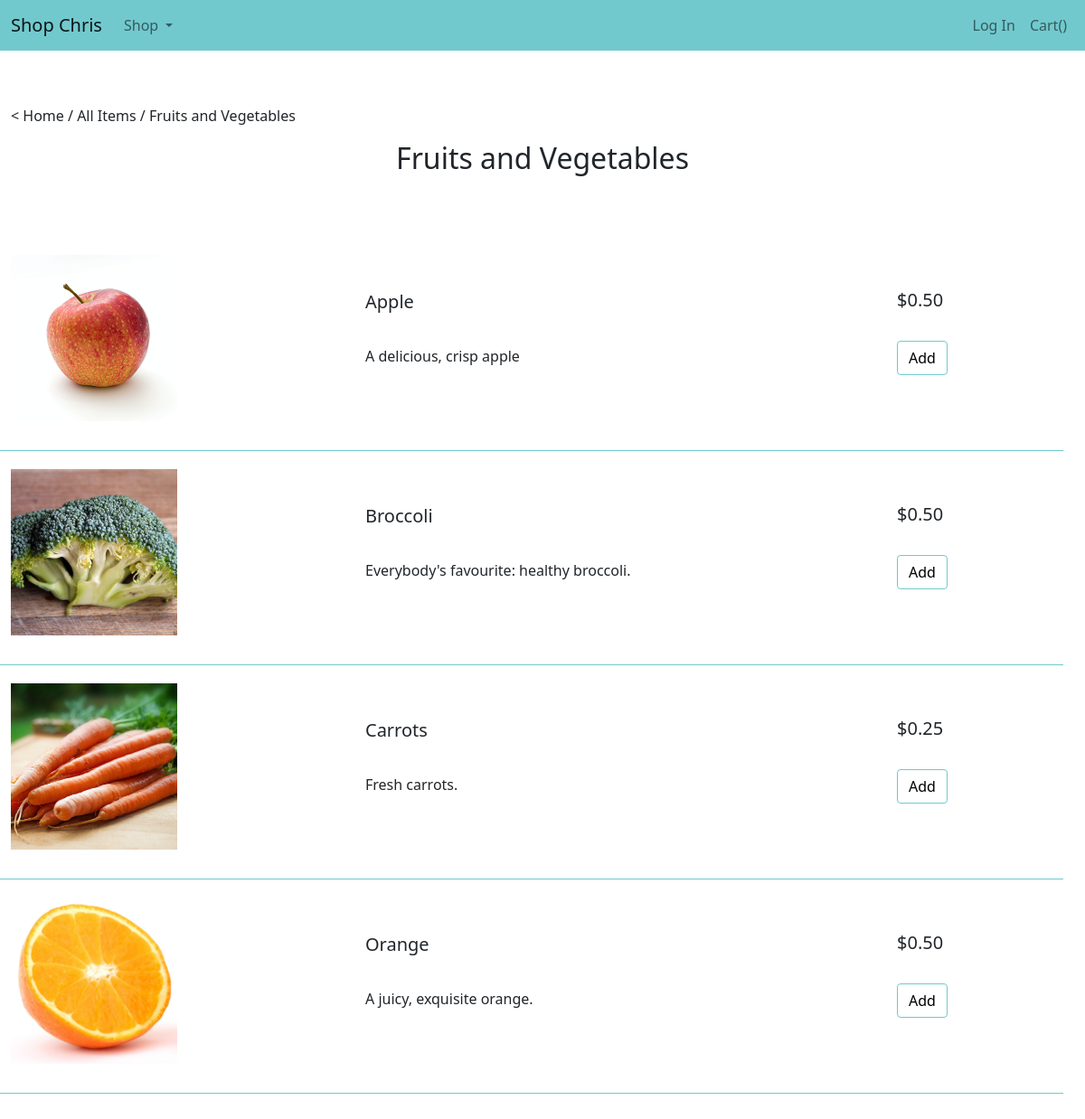
Page /shop/category/Fruits and Vegetables on the committed database.
### shop/models.py (models this page shows)
class Category(models.Model):
    category = models.CharField(max_length=50, unique=True)
    img = models.ImageField(upload_to="images/")
    def __str__(self):
        return f"{self.category}"

class Product(models.Model):
    name = models.CharField(max_length=50, unique=True)
    category = models.ForeignKey(Category, on_delete=models.CASCADE, related_name="products_in_category")
    description = models.CharField(max_length=1000)
    price = models.DecimalField(max_digits=6, decimal_places=2)
    img = models.ImageField(upload_to="images/")
    def __str__(self):
        return f"Name: {self.name}, Category: {self.category}, Description: {self.description}, Price: {self.price}"

### shop/views.py (the view)
# urls.py: path("category/<str:category>", views.category, name="category"),
def category(request, category):
    products = Product.objects.all().order_by('name')
    product_list_for_cat = []
    for product in products:
        if str(product.category) == category:
            product_list_for_cat.append(product)
    print(product_list_for_cat)
    return render(request, "shop/products_by_category.html", {
        "category": category,
        "products": product_list_for_cat
    })

### shop/context_processors.py (called while the page is built)
def extras(request):
    categories = Category.objects.all().order_by('category')
    return {'categories': categories}

### shop/templates/shop/products_by_category.html
{% extends "shop/base.html" %}
{% block content %}
<div class="container-fluid items-container">
    <p>< <a class="link-unstyled black-hyperlink" href="{% url 'shop:index' %}">Home</a>
        / <a class="link-unstyled black-hyperlink" href="{% url 'shop:all_products' %}">All Items</a>
        / {{ category }}
    </p>
    <h2> {{ category }}</h2>
</div>
<form method="post" action="#">
    <div class="container-fluid items-container">
    {% for product in products %}
        <div class="row product-item-border">
            <div class="col-lg-4">
                <a href="{% url 'shop:product' product=product.name %}">
                    <img class="category-image-thumbnail" src="/media/images/{{product.name}}.jpg">
                </a>
            </div>
            <div class="col-lg-6 cold-md-7">
                <a class="link-unstyled black-hyperlink"
                   href="{% url 'shop:product' product=product.name %}}">
                    <h5 class="cart-item-heading">{{ product.name }}</h5>
                </a>
                <p class="cart-item-description">{{ product.description }}</p>
            </div>
            <div class="col-lg-2 col-md-5">
                <h5 class="cart-pricing">${{ product.price }}</h5>
                <button type="submit" class="btn btn-outline-primary generic-button add-button-product-page"
                        name="add_button" value={{product.name}}>
                    Add
                </button>
            </div>
            <div class="row cart-white-space"></div>
        </div>
    {% endfor %}
    </div>
</form>
{% endblock %}

### shop/static/shop/styles.css (style rules this page uses)
@media screen and (max-width:1300px) { .items-container { padding-top: 60px !important; } }
body { min-height: 100vh; position: relative; margin: 0; padding-bottom: 100px; box-sizing: border-box; }
h2 { text-align: center; }
.items-container, .images-container { padding: 4% 15% 0 15%; }
.black-hyperlink { color: black; }
.generic-button { border-color: #71C9CE !important; color: black !important; margin-left: auto !important; margin-right: auto; }
.link-unstyled { color: inherit; text-decoration: inherit; }
.cart-white-space { padding: 1rem; }
.cart-item-heading { padding: 7% 0 5% 0; text-align: left; }
.cart-pricing { padding-top: 22%; }
.product-item-border { width: 100%; border-bottom: 1px solid #71C9CE; padding-top: 1.7%; }
.add-button-product-page { margin-top: 25px; }
.individual-product-thumbnail, .category-image-thumbnail { width: 13rem; height: 13rem; }
.category-image-thumbnail { width: 10rem; height: 10rem; }
.category-image-thumbnail { width: 11.5rem; height: 11.5rem; object-fit: cover; display: block; }

### rows in the picture
Category: category "Fruits and Vegetables"
Product: name (picture), name "Apple", description "A delicious, crisp apple", price "0.50"
Product: name (picture), name "Broccoli", description "Everybody's favourite: healthy broccoli.", price "0.50"
Product: name (picture), name "Carrots", description "Fresh carrots.", price "0.25"
Product: name (picture), name "Orange", description "A juicy, exquisite orange.", price "0.50"
